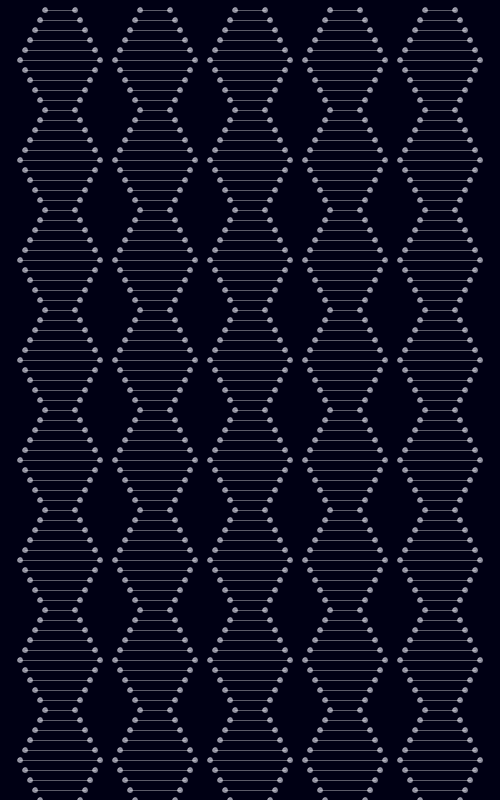
Frame 1 (no input)
Frame 60 (the mouse pressed at the canvas centre just before this capture): identical to frame 1, image omitted
Frame 120 (the mouse held since frame 60 and released just before this capture): identical to frame 1, image omitted

The Processing sketch that drew this single still picture (run headless with seeded random() and noise(); from frame 60 on, the mouse is pressed at the canvas centre):

// Processing sketch: processing_32044
// ── processing_32044.pde

int chaos = 5;

void setup(){
 
  size(500,800);
  background(0,0,20);
  smooth();
  fill(240,240,255,150);
  stroke(255,255,255,90);

int b = 45;
while(b<500) {
  
  //--------------LINE OF LINES-------------------------------
    int a = 10;
          int mysize = 5;
    while(a < height) {
      ellipse(b, a, mysize, mysize);
      ellipse(b+30, a, mysize, mysize);
      ellipse(b-5, a+10, mysize, mysize);
       ellipse(b+35, a+10, mysize, mysize);
       ellipse(b-10, a+20, mysize, mysize);
       ellipse(b+40, a+20, mysize, mysize);
       ellipse(b-15, a+30, mysize, mysize);
       ellipse(b+45, a+30, mysize, mysize);
      ellipse(b-20, a+40, mysize, mysize);
       ellipse(b+50, a+40, mysize, mysize);
      ellipse(b-25, a+50, mysize, mysize);
       ellipse(b+55, a+50, mysize, mysize);
       ellipse(b-20, a+60, mysize, mysize);
       ellipse(b+50, a+60, mysize, mysize);
       ellipse(b-15, a+70, mysize, mysize);
       ellipse(b+45, a+70, mysize, mysize);
        ellipse(b-10, a+80, mysize, mysize);
       ellipse(b+40, a+80, mysize, mysize);
        ellipse(b-5, a+90, mysize, mysize);
       ellipse(b+35, a+90, mysize, mysize);
       
      line(b, a, b+30, a);
      line(b-5,a+10,b-5+40,a+10);
      line(b-10,a+20,b-10+50,a+20);
      line(b-15,a+30,b-15+60,a+30);
      line(b-20,a+40,b-20+70,a+40);
      line(b-25,a+50,b-15+70,a+50);
      line(b-20,a+60,b-10+60,a+60);
      line(b-15,a+70,b-5+50,a+70);
      line(b-10,a+80,b-0+40,a+80);
      line(b-5,a+90,b+35,a+90);
      a = a + 100;
    }
    //------------------------------------------------------
    b = b + 95;
}
}

void draw(){

}
